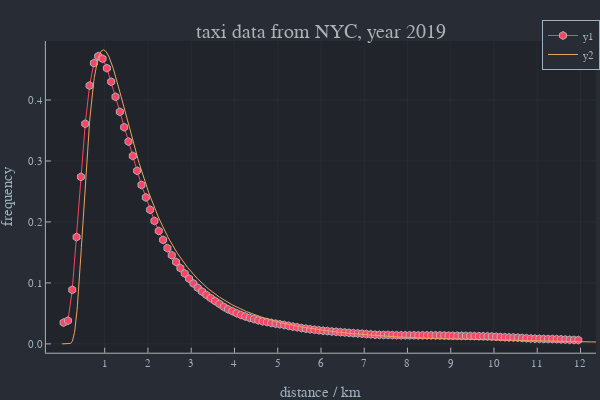

Here is the notebook cell this chart was saved with:
### Markdown cell above
#### analytic approximation

### Code cell
D=mean(distances)
k=3.1
x=Array(0.01:0.01:20)
y=exp.(-(x./D).^-1).*((x./D).^-k)
y./=sum(y)*0.01
plot!(x,y,xlim=[0,12],xlab="distance / km",ylab="frequency",title="taxi data from NYC, year 2019",xticks=1:50)

### Figure 1 — Plotly figure (JSON) as saved in the notebook; plotly's stock layout.template omitted (floating-point values rounded to 4 significant figures; data arrays with more than 128 entries replaced by an {"elided": "..."} marker saying what was removed)
{"data": [{"colorbar": {"title": ""}, "legendgroup": "y1", "line": {"color": "rgba(254, 67, 101, 1.000)", "dash": "solid", "shape": "linear", "width": 1}, "marker": {"color": "rgba(254, 67, 101, 1.000)", "line": {"color": "rgba(173, 178, 183, 1.000)", "width": 1}, "size": 8, "symbol": "hexagon"}, "mode": "lines+markers", "name": "y1", "showlegend": true, "type": "scatter", "x": [0.05, 0.15, 0.25, 0.35, 0.45, 0.55, 0.65, 0.75, 0.85, 0.95, 1.05, 1.15, 1.25, 1.35, 1.45, 1.55, 1.65, 1.75, 1.85, 1.95, 2.05, 2.15, 2.25, 2.35, 2.45, 2.55, 2.65, 2.75, 2.85, 2.95, 3.05, 3.15, 3.25, 3.35, 3.45, 3.55, 3.65, 3.75, 3.85, 3.95, 4.05, 4.15, 4.25, 4.35, 4.45, 4.55, 4.65, 4.75, 4.85, 4.95, 5.05, 5.15, 5.25, 5.35, 5.45, 5.55, 5.65, 5.75, 5.85, 5.95, 6.05, 6.15, 6.25, 6.35, 6.45, 6.55, 6.65, 6.75, 6.85, 6.95, 7.05, 7.15, 7.25, 7.35, 7.45, 7.55, 7.65, 7.75, 7.85, 7.95, 8.05, 8.15, 8.25, 8.35, 8.45, 8.55, 8.65, 8.75, 8.85, 8.95, 9.05, 9.15, 9.25, 9.35, 9.45, 9.55, 9.65, 9.75, 9.85, 9.95, 10.05, 10.15, 10.25, 10.35, 10.45, 10.55, 10.65, 10.75, 10.85, 10.95, 11.05, 11.15, 11.25, 11.35, 11.45, 11.55, 11.65, 11.75, 11.85, 11.95], "xaxis": "x", "y": [0.03491, 0.03806, 0.08865, 0.1752, 0.2739, 0.361, 0.4236, 0.4606, 0.4719, 0.4677, 0.4522, 0.4299, 0.4052, 0.3806, 0.3553, 0.3318, 0.3083, 0.2839, 0.2607, 0.2402, 0.22, 0.2017, 0.1853, 0.1706, 0.157, 0.1455, 0.1344, 0.1243, 0.1156, 0.107, 0.09917, 0.09205, 0.08583, 0.08033, 0.07519, 0.07035, 0.06572, 0.06088, 0.05681, 0.05372, 0.05033, 0.04746, 0.045, 0.04264, 0.04065, 0.03862, 0.03699, 0.03586, 0.03443, 0.03317, 0.03208, 0.03097, 0.02959, 0.02831, 0.02724, 0.02595, 0.02495, 0.024, 0.02322, 0.02233, 0.02156, 0.02101, 0.02032, 0.01984, 0.01924, 0.01873, 0.01806, 0.01759, 0.01714, 0.01671, 0.01608, 0.01565, 0.01508, 0.01484, 0.01472, 0.01469, 0.01437, 0.01418, 0.01404, 0.01406, 0.01407, 0.01401, 0.01394, 0.014, 0.01401, 0.0141, 0.01403, 0.01392, 0.01372, 0.01351, 0.01332, 0.01331, 0.01323, 0.01309, 0.01298, 0.01277, 0.01265, 0.01253, 0.0124, 0.01212, 0.01177, 0.01124, 0.01094, 0.01066, 0.01051, 0.0102, 0.009702, 0.009275, 0.008835, 0.008556, 0.008273, 0.008042, 0.007951, 0.007893, 0.007777, 0.007393, 0.007005, 0.006714, 0.006496, 0.006324], "yaxis": "y", "zmax": null, "zmin": null}, {"colorbar": {"title": ""}, "legendgroup": "y2", "line": {"color": "rgba(236, 162, 92, 1.000)", "dash": "solid", "shape": "linear", "width": 1}, "mode": "lines", "name": "y2", "showlegend": true, "type": "scatter", "x": {"elided": "2000 float values"}, "xaxis": "x", "y": {"elided": "2000 float values"}, "yaxis": "y", "zmax": null, "zmin": null}], "layout": {"annotations": [{"font": {"color": "rgba(173, 178, 183, 1.000)", "family": "sans-serif", "size": 20}, "rotation": 0, "showarrow": false, "text": "taxi data from NYC, year 2019", "x": 0.535, "xanchor": "center", "xref": "paper", "y": 1, "yanchor": "top", "yref": "paper"}], "height": 400, "legend": {"bgcolor": "rgba(40, 44, 52, 1.000)", "bordercolor": "rgba(158, 177, 190, 1.000)", "borderwidth": 1, "font": {"color": "rgba(173, 178, 183, 1.000)", "family": "sans-serif", "size": 11}, "title": {"font": {"color": "rgba(173, 178, 183, 1.000)", "family": "sans-serif", "size": 15}, "text": ""}, "tracegroupgap": 0, "traceorder": "normal", "x": 1, "xanchor": "auto", "y": 1, "yanchor": "auto"}, "margin": {"b": 20, "l": 0, "r": 0, "t": 20}, "paper_bgcolor": "rgba(40, 44, 52, 1.000)", "plot_bgcolor": "rgba(33, 37, 43, 1.000)", "showlegend": true, "width": 600, "xaxis": {"anchor": "y", "domain": [0.07647, 0.9934], "gridcolor": "rgba(173, 178, 183, 0.100)", "gridwidth": 0.5, "linecolor": "rgba(173, 178, 183, 1.000)", "mirror": false, "range": [-0.36, 12.36], "showgrid": true, "showline": true, "showticklabels": true, "tickangle": 0, "tickcolor": "rgb(173, 178, 183)", "tickfont": {"color": "rgba(158, 177, 190, 1.000)", "family": "sans-serif", "size": 11}, "tickmode": "array", "ticks": "inside", "ticktext": ["1", "2", "3", "4", "5", "6", "7", "8", "9", "10", "11", "12"], "tickvals": [1, 2, 3, 4, 5, 6, 7, 8, 9, 10, 11, 12], "title": "distance / km", "titlefont": {"color": "rgba(158, 177, 190, 1.000)", "family": "sans-serif", "size": 15}, "type": "-", "visible": true, "zeroline": false, "zerolinecolor": "rgba(173, 178, 183, 1.000)"}, "yaxis": {"anchor": "x", "domain": [0.07581, 0.9415], "gridcolor": "rgba(173, 178, 183, 0.100)", "gridwidth": 0.5, "linecolor": "rgba(173, 178, 183, 1.000)", "mirror": false, "range": [-0.01447, 0.4967], "showgrid": true, "showline": true, "showticklabels": true, "tickangle": 0, "tickcolor": "rgb(173, 178, 183)", "tickfont": {"color": "rgba(158, 177, 190, 1.000)", "family": "sans-serif", "size": 11}, "tickmode": "array", "ticks": "inside", "ticktext": ["0.0", "0.1", "0.2", "0.3", "0.4"], "tickvals": [0, 0.1, 0.2, 0.3, 0.4], "title": "frequency", "titlefont": {"color": "rgba(158, 177, 190, 1.000)", "family": "sans-serif", "size": 15}, "type": "-", "visible": true, "zeroline": false, "zerolinecolor": "rgba(173, 178, 183, 1.000)"}}}
